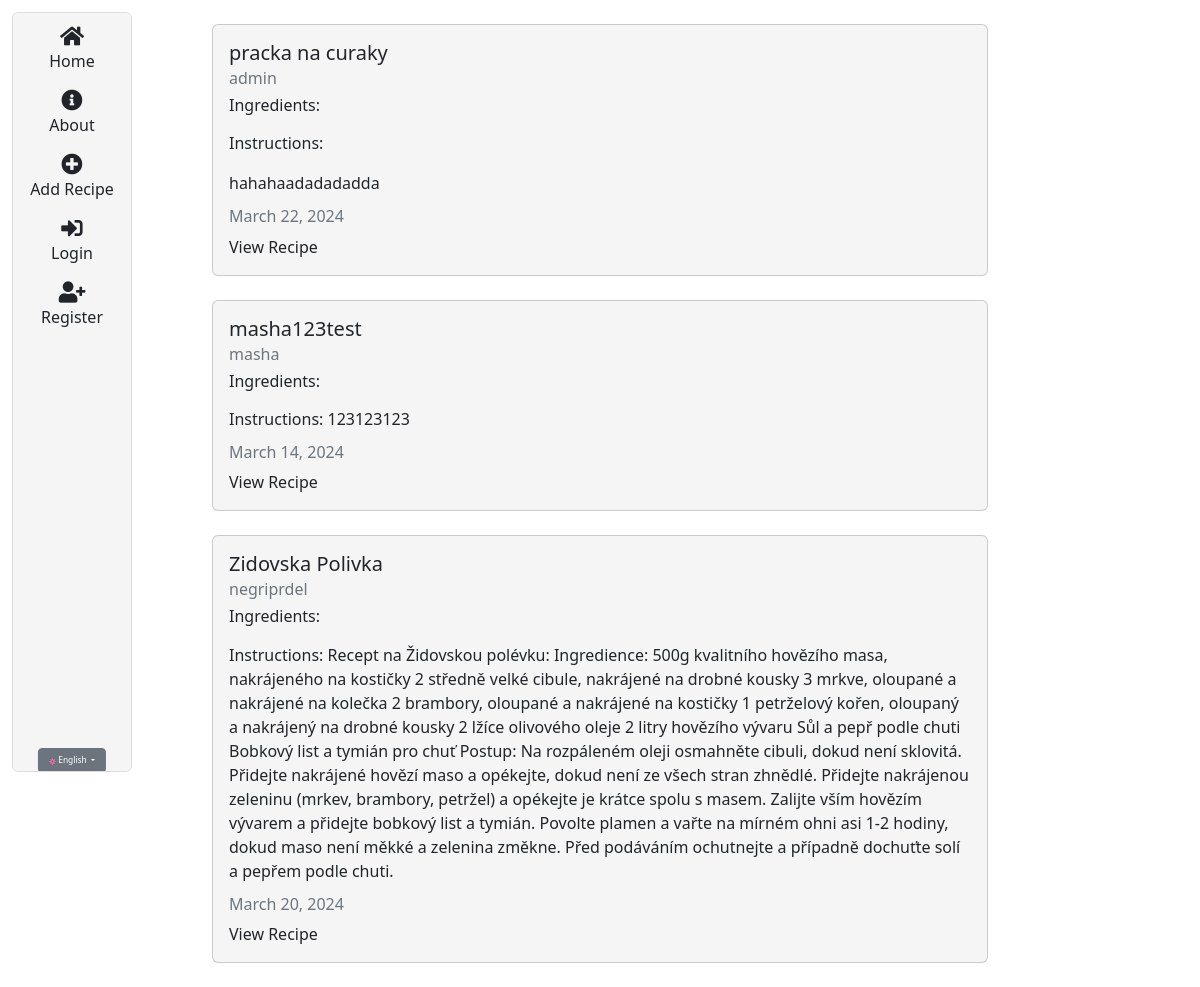
The page /en/ on the database as committed earlier.
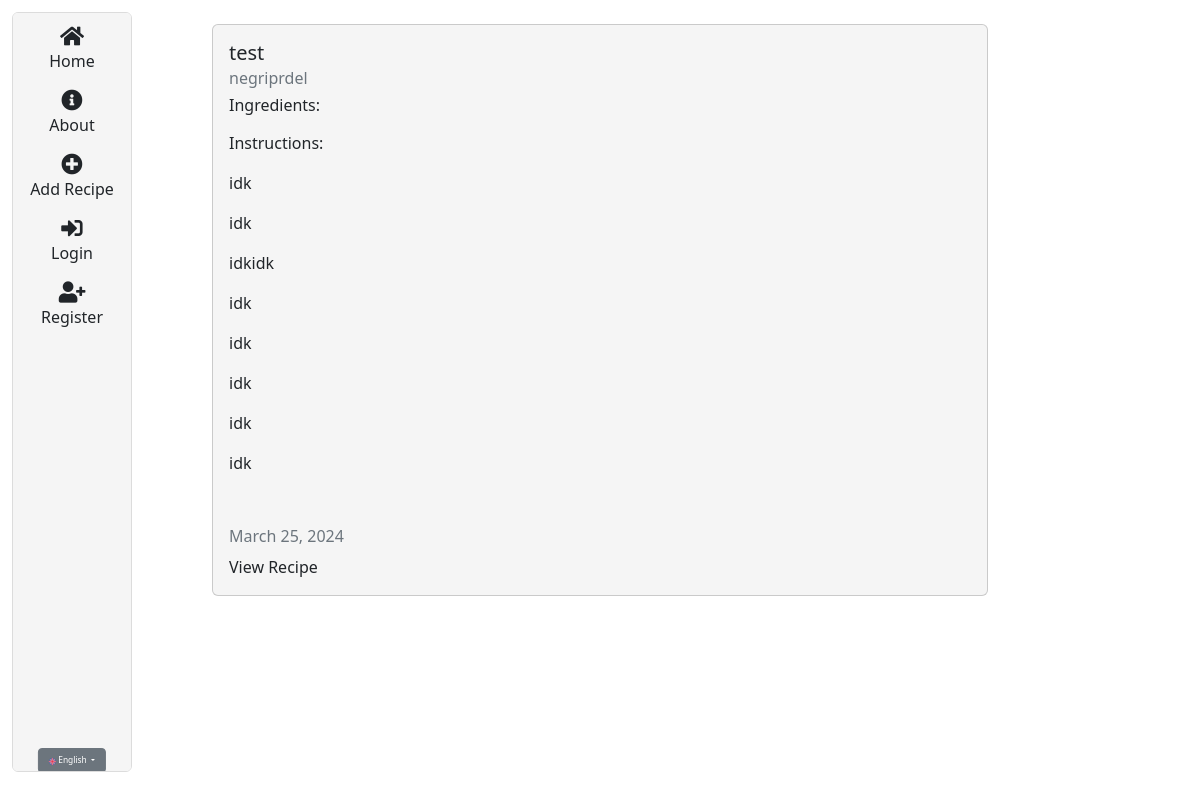
The same page on the database as committed later.
### recipes/models.py (models this page shows, shortened)
class Recipe(models.Model):
  title = models.CharField(max_length=100)
  description = RichTextField(blank=True, null=True)
  author = models.ForeignKey(User, on_delete=models.CASCADE)
  created_at = models.DateTimeField(auto_now_add=True)
  updated_at = models.DateTimeField(auto_now=True)
  ingredients = models.ManyToManyField(Ingredient)
  likes = models.ManyToManyField(User, related_name='blog_posts')

### recipes/views.py (the view)
# urls.py: path('', views.RecipeListView.as_view(), name="recipes-home"),
class RecipeListView(ListView):
  model = models.Recipe
  template_name = 'recipes/home.html'
  context_object_name = 'recipes'

### recipes/templates/recipes/home.html (shortened to what this page needs)
{% extends "recipes/box.html" %}
{% load i18n %}
{% block content %}
{% for recipe in recipes %}
<div class="card my-4">
  <div class="card-body">
    <h5 class="card-title">{{ recipe.title }}</h5>
    <h6 class="card-subtitle mb-2 text-muted">{{ recipe.author }}</h6>
    <h6>{% trans "Ingredients:" %}</h6>
    <p class="card-text">{% trans "Instructions:" %} {{ recipe.description | safe }}</p>
    <h6 class="card-subtitle mb-2 text-muted">
      {{ recipe.updated_at|date:"F d, Y" }}
    </h6>
    <a href="{% url 'recipes-detail' recipe.pk %}" class="card-link no-style">{% trans "View Recipe" %}</a>
  </div>
</div>
{% endfor %}
{% endblock content %}

### recipes/templates/recipes/box.html (shortened to what this page needs)
{% extends "recipes/base.html" %}
{% load static %}
{% load i18n %}
{% block 'box' %}
<div class="nav-box-wrapper">
    <div class="navigation-box">
        <div class="text-center">
            <a class="d-block mb-3 no-style" href="{% url 'recipes-home' %}">
                <i class="fas fa-home fa-lg"></i>
                <span class="d-block">{% trans "Home" %}</span>
            </a>
            <a class="d-block mb-3 no-style" href="{% url 'recipes-about' %}">
                <i class="fas fa-info-circle fa-lg"></i>
                <span class="d-block">{% trans "About" %}</span>
            </a>
            <a class="d-block mb-3 no-style" href="{% url 'recipes-create' %}">
                <i class="fas fa-plus-circle fa-lg"></i>
                <span class="d-block">{% trans "Add Recipe" %}</span>
            </a>
            {% if user.is_authenticated %}
            <a class="d-block mb-3 no-style" href="{% url 'user-profile' %}">
                <i class="fas fa-user fa-lg"></i>
                <span class="d-block">{% trans "My Profile" %}</span>
            </a>
            <form method="post" action="{% url 'logout' %}">
                {% csrf_token %}
                <button class="btn btn-link no-style" type="submit"><i class="fas fa-sign-out-alt fa-lg"></i></button>
            </form>
            {% else %}
            <a class="d-block mb-3 no-style" href="{% url 'user-login' %}">
                <i class="fas fa-sign-in-alt fa-lg"></i>
                <span class="d-block">{% trans "Login" %}</span>
            </a>
            <a class="d-block mb-3 no-style" href="{% url 'user-register' %}">
                <i class="fas fa-user-plus fa-lg"></i>
                <span class="d-block">{% trans "Register" %}</span>
            </a>
            {% endif %}
        </div>
        <div class="dropdown-wrapper">
            <div class="dropdown">
                <button class="btn btn-sm btn-secondary dropdown-toggle" type="button" id="languageDropdown" data-bs-toggle="dropdown" aria-haspopup="true" aria-expanded="false">
                  {% get_current_language as LANGUAGE_CODE %}
                  {% if LANGUAGE_CODE == 'en' %}
                    <img src="{% static 'flag/en.png' %}" alt="EN" class="flag-icon"> English
                  {% elif LANGUAGE_CODE == 'cz' %}
                    <img src="{% static 'flag/cz.png' %}" alt="CZ" class="flag-icon"> Čeština
                  {% endif %}
                </button>
              </div>
        </div>
    </div>
</div>
{% endblock %}

### recipes/templates/recipes/base.html (shortened to what this page needs)
{% load i18n %}
{% load static %}
<!DOCTYPE html>
<html lang="en">
<head>
    <link href="https://cdn.jsdelivr.net/npm/bootstrap@5.2.0-beta1/dist/css/bootstrap.min.css" rel="stylesheet" />
    <link href="{% static 'recipes/base.css' %}" rel="stylesheet" />
    <link rel="stylesheet" href="https://cdnjs.cloudflare.com/ajax/libs/font-awesome/5.15.4/css/all.min.css">
</head>
<body>
  {% block 'box' %}
  {% endblock %}
  <div class="container mt-4 col-8">
       {% block content %} {% endblock %}
  </div>
</body>
</html>

### recipes/static/recipes/base.css (style rules this page uses)
.nav-box-wrapper { position: fixed; top: 0; left: 0; height: 95vh; margin-bottom: 1vw; width: 10vw; background-color: whitesmoke; border-radius: 0.5vw; border: 1px solid gainsboro; padding: 1vw; margin: 1vw; overflow-y: auto; align-items: center; justify-items: center; }
.dropdown-wrapper { position: absolute; bottom: 1vw; left: 50%; transform: translateX(-50%); height: 1vw; width: fit-content; }
.dropdown .btn { font-size: 0.7vw; padding: 5px 10px; }
.dropdown img { height: 0.6vw; width: fit-content; }
.navigation-box { text-align: center; }
.card { background-color: whitesmoke; }
.no-style { text-decoration: none; color: inherit; }

Rows that differ between the two databases and show on the page:
removed Recipe: title "pracka na curaky", author "admin", description "hahahaadadadadda", updated_at "March 22, 2024"
removed Recipe: title "masha123test", author "masha", description "123123123", updated_at "March 14, 2024"
removed Recipe: title "Zidovska Polivka", author "negriprdel", description "Recept na Židovskou polévku: Ingredience: 500g kvalitního hovězího masa, nakrájeného na kostičky 2 středně velké cibule, nakrájené na drobné kousky 3 mrkve, oloupané a nakrájené na kolečka 2 brambory, oloupané a nakrájené na kostičky 1 petrželový kořen, oloupaný a nakrájený na drobné kousky 2 lžíce olivového oleje 2 litry hovězího vývaru Sůl a pepř podle chuti Bobkový list a tymián pro chuť Postup: Na rozpáleném oleji osmahněte cibuli, dokud není sklovitá. Přidejte nakrájené hovězí maso a opékejte, dokud není ze všech stran zhnědlé. Přidejte nakrájenou zeleninu (mrkev, brambory, petržel) a opékejte je krátce spolu s masem. Zalijte vším hovězím vývarem a přidejte bobkový list a tymián.…", updated_at "March 20, 2024"
added Recipe: title "test", author "negriprdel", description "idk idk idkidk idk idk idk idk idk", updated_at "March 25, 2024"
